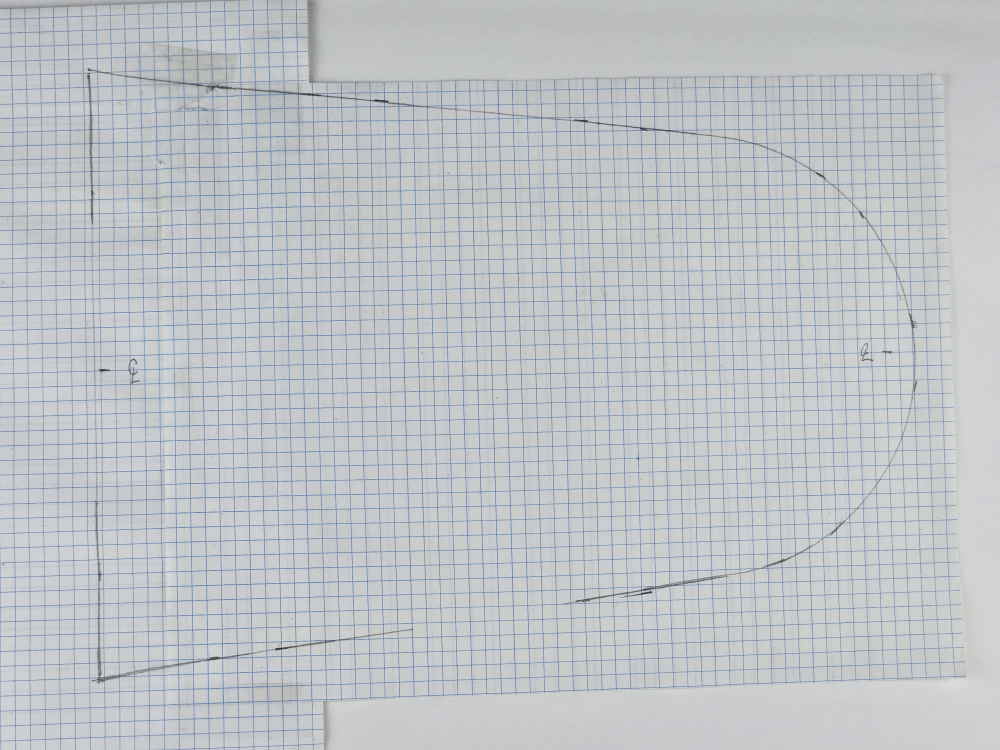
#> input picture Third Analysis/20260917_175649.jpg, 4000 x 3000 px (shown at 1/4 size)
$ python final_true_intersections.py
#> lines starting #> are read from the running program, lines starting #| are printed output that depends on the picture; after the words box and inside, x2 and y2 are one past the last pixel; in counts of white or black regions, pixels touching at a corner belong together
import csv
import numpy as np
import cv2
from PIL import Image, ImageDraw
from skimage.morphology import skeletonize

# 1) Rectify the original photo to a front-parallel paper plane.
orig = cv2.imread(r'20260917_175649.jpg')
#> orig is the input picture: shape (3000, 4000, 3); mean B, G, R 199.5, 195.5, 191.3
source = np.array([
    [150, 150],
    [3850, 180],
    [120, 2860],
    [3920, 2885],
], dtype=np.float32)
W, H = 1200, 900
dest = np.array([
    [0, 0],
    [W - 1, 0],
    [0, H - 1],
    [W - 1, H - 1],
], dtype=np.float32)
M = cv2.getPerspectiveTransform(source, dest)
rect = cv2.warpPerspective(orig, M, (W, H))

# 2) Build grid and path masks in rectified image.
B = rect[:, :, 0]
G = rect[:, :, 1]
R = rect[:, :, 2]
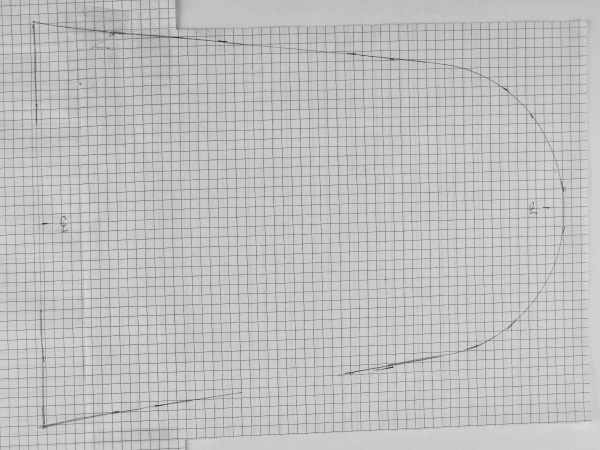
#> R: shape (900, 1200) (shown at 1/2 size); min 39, max 225, mean 190.9
blue = ((B > 100) & (G > 120) & (R < 200)).astype(np.uint8)
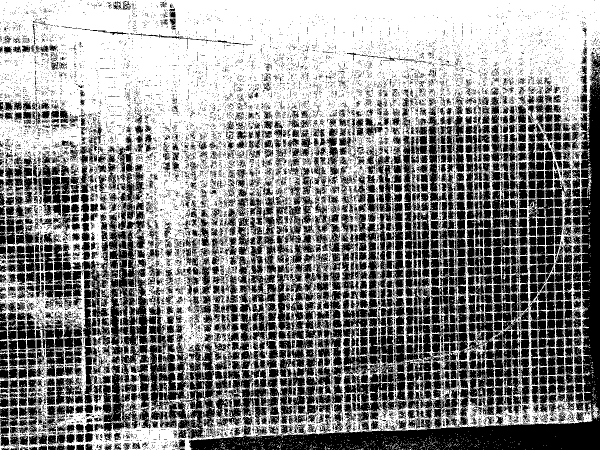
#> blue: shape (900, 1200) (shown at 1/2 size); values 0 (black) and 1 (white), 54.6% white; 13698 black regions (11987 under 20 px), largest, box (x1, y1, x2, y2) and area: (378, 105, 1200, 900) 53173, (274, 667, 444, 878) 12710, (201, 428, 312, 767) 11340
blue = cv2.morphologyEx(blue, cv2.MORPH_OPEN, np.ones((3, 3), np.uint8))
#> blue: shape (900, 1200); values 0 (black) and 1 (white), 37.4% white; 3129 white regions (1860 under 20 px), largest, box (x1, y1, x2, y2) and area: (0, 0, 1200, 577) 268540, (0, 233, 164, 323) 7479, (175, 839, 359, 900) 5413
blue = cv2.morphologyEx(blue, cv2.MORPH_CLOSE, np.ones((3, 3), np.uint8))
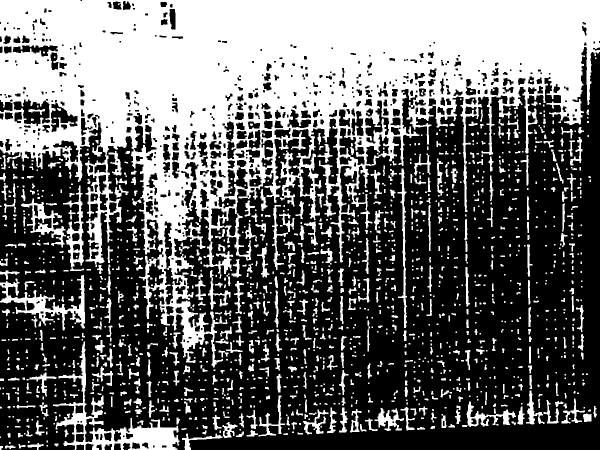
#> blue: shape (900, 1200) (shown at 1/2 size); values 0 (black) and 1 (white), 40% white; 1499 white regions (717 under 20 px), largest, box (x1, y1, x2, y2) and area: (0, 0, 1200, 735) 335899, (106, 683, 359, 900) 9948, (0, 550, 170, 661) 4615
path = ((R < 220) & (G < 220) & (B < 220)).astype(np.uint8)
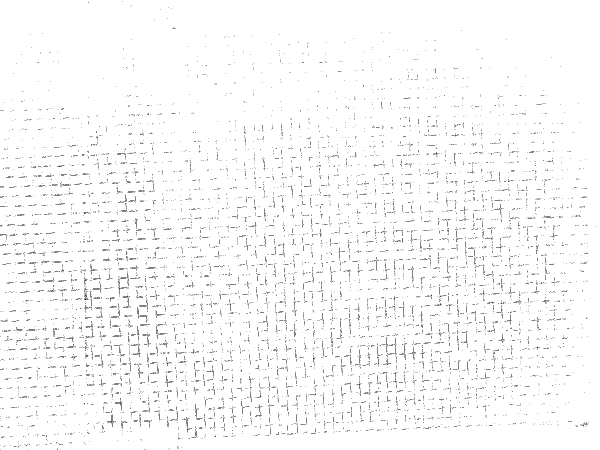
#> path: shape (900, 1200) (shown at 1/2 size); values 0 (black) and 1 (white), 97.7% white; black in thin lines or dots
path = cv2.bitwise_and(path, cv2.bitwise_not(blue))
#> path: shape (900, 1200); values 0 (black) and 1 (white), 58.1% white; 6611 black regions (5823 under 20 px), largest, box (x1, y1, x2, y2) and area: (0, 0, 1200, 736) 339351, (106, 683, 361, 900) 10114, (0, 550, 189, 661) 4848
path = cv2.morphologyEx(path, cv2.MORPH_OPEN, np.ones((3, 3), np.uint8))
#> path: shape (900, 1200); values 0 (black) and 1 (white), 56.8% white; 1608 black regions (1015 under 20 px), largest, box (x1, y1, x2, y2) and area: (0, 0, 1200, 900) 393437, (493, 787, 677, 873) 3571, (763, 336, 866, 656) 2975
path = cv2.morphologyEx(path, cv2.MORPH_CLOSE, np.ones((3, 3), np.uint8))
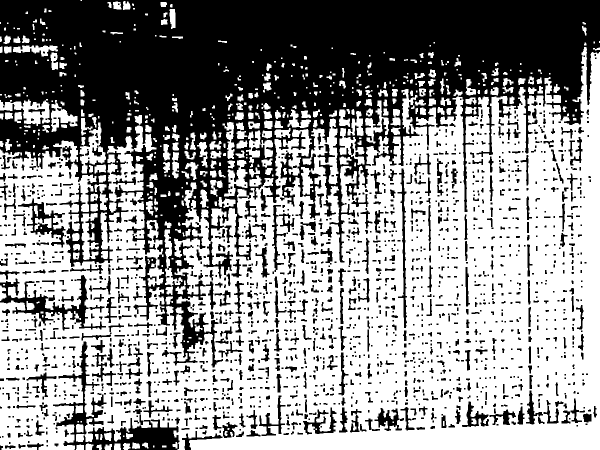
#> path: shape (900, 1200) (shown at 1/2 size); values 0 (black) and 1 (white), 58.3% white; 1904 black regions (922 under 20 px), largest, box (x1, y1, x2, y2) and area: (0, 0, 1200, 735) 338707, (106, 683, 359, 900) 10387, (0, 550, 212, 661) 5301

# 3) Detect grid lines using repeated peaks in the blue mask projections.
def strong_peaks(signal, min_val=18, gap=10):
#> called with signal = array of shape (1200,), min_val = 25, gap = 15
    peaks = []
    for i in range(1, len(signal) - 1):
        if signal[i] >= signal[i - 1] and signal[i] >= signal[i + 1] and signal[i] > min_val:
            if not peaks or abs(i - peaks[-1]) > gap:
                peaks.append(i)
#> after the loop, peaks = 63 values from 9 to 1195
    return peaks

x_lines = strong_peaks(blue.sum(axis=0), min_val=25, gap=15)
#> x_lines = 63 values from 9 to 1195
y_lines = strong_peaks(blue.sum(axis=1), min_val=25, gap=15)
#> y_lines = 51 values from 1 to 892
# keep only the lines most likely to be actual grid lines in the page interior
x_lines = sorted(set(x_lines))
y_lines = sorted(set(y_lines))

# 4) Skeletonize the path and form a graph from adjacent skeleton pixels.
sk = skeletonize(path > 0).astype(np.uint8)
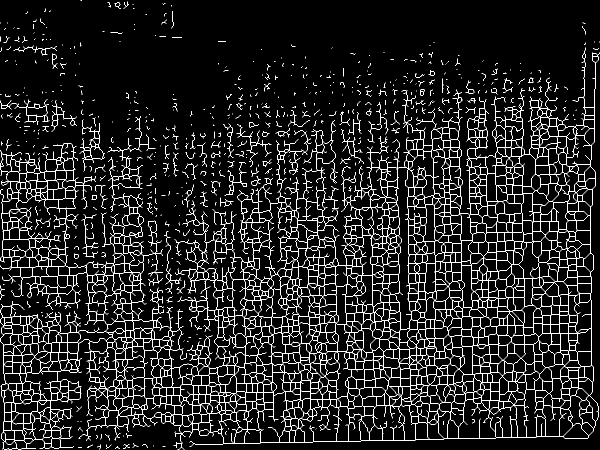
#> sk: shape (900, 1200) (shown at 1/2 size); values 0 (black) and 1 (white), 7.5% white in thin lines or dots
# Build set of all skeleton edges: adjacent pair of pixels
edges = set()
for y in range(sk.shape[0]):
    for x in range(sk.shape[1]):
        if not sk[y, x]:
            continue
        for dx, dy in [(-1,0),(1,0),(0,-1),(0,1),(-1,-1),(-1,1),(1,-1),(1,1)]:
            nx, ny = x + dx, y + dy
            if 0 <= nx < sk.shape[1] and 0 <= ny < sk.shape[0] and sk[ny, nx]:
                a = (x, y)
                b = (nx, ny)
                if a < b:
                    edges.add((a, b))
                else:
                    edges.add((b, a))

# 5) For each segment, detect whether it crosses a vertical or horizontal grid line.
#    Keep one crossing per line per segment, then dedupe by a tight tolerance.
true_points = []

for (x1, y1), (x2, y2) in edges:
    # Vertical line crossings.
    for xg in x_lines:
        x_min, x_max = sorted((float(x1), float(x2)))
        if not (x_min <= xg <= x_max):
            continue
        # If the segment is nearly vertical, it may be exactly on the line; skip those cases.
        if abs(x2 - x1) < 1e-6:
            continue
        y_cross = y1 + (xg - x1) * (y2 - y1) / (x2 - x1)
        # Accept only if crossing point is within the endpoint range of the segment.
        if min(y1, y2) - 1 <= y_cross <= max(y1, y2) + 1:
            true_points.append((xg, y_cross, 'V'))
    # Horizontal line crossings.
    for yg in y_lines:
        y_min, y_max = sorted((float(y1), float(y2)))
        if not (y_min <= yg <= y_max):
            continue
        if abs(y2 - y1) < 1e-6:
            continue
        x_cross = x1 + (yg - y1) * (x2 - x1) / (y2 - y1)
        if min(x1, x2) - 1 <= x_cross <= max(x1, x2) + 1:
            true_points.append((x_cross, yg, 'H'))

# 6) Deduplicate by a small proximity threshold in rectified image space.
clean = []
for p in true_points:
    x, y, kind = p
    if all(abs(x - q[0]) > 2 or abs(y - q[1]) > 2 for q in clean):
        clean.append((x, y, kind))

# 7) Convert rectified image coordinates to grid-unit coordinates.
#    Each grid line gets an integer index according to its order in the rectified plane.
#    One component is integer (line index), the other interpolated between neighboring lines.
#    We use the sorted grid-line positions to index them.

def grid_coord_from_line(line_positions, value):
    arr = np.asarray(line_positions, dtype=float)
    if len(arr) == 0:
        return 0.0
    # find nearest lower and upper lines
    lo = arr[arr <= value]
    hi = arr[arr >= value]
    if len(lo) == 0:
        return float(np.argmin(np.abs(arr - value)))
    if len(hi) == 0:
        return float(len(arr) - 1)
    lo_val = float(lo[-1])
    hi_val = float(hi[0])
    lo_idx = int(np.where(arr == lo_val)[0][0])
    hi_idx = int(np.where(arr == hi_val)[0][0])
    if hi_val == lo_val:
        return float(lo_idx)
    frac = (value - lo_val) / (hi_val - lo_val)
    return float(lo_idx) + frac

arr_x = np.array(x_lines, dtype=float)
#> arr_x = 63 values from 9 to 1195
arr_y = np.array(y_lines, dtype=float)
#> arr_y = 51 values from 1 to 892

final = []
for x, y, kind in clean:
    if kind == 'V':
        # x is on a vertical line; use x-grid index integer, y interpolated by nearby horizontal lines
        x_idx = int(np.argmin(np.abs(arr_x - x)))
        y_lo = arr_y[arr_y <= y]
        y_hi = arr_y[arr_y >= y]
        if len(y_lo) == 0 or len(y_hi) == 0:
            continue
        y0 = float(y_lo[-1])
        y1 = float(y_hi[0])
        if y1 == y0:
            y_grid = float(np.argmin(np.abs(arr_y - y)))
        else:
            y_grid = float(np.where(arr_y == y0)[0][0]) + (y - y0) / (y1 - y0)
        final.append((x_idx, y_grid))
    else:
        # y is on a horizontal line; use y-grid index integer, x interpolated by nearby vertical lines
        y_idx = int(np.argmin(np.abs(arr_y - y)))
        x_lo = arr_x[arr_x <= x]
        x_hi = arr_x[arr_x >= x]
        if len(x_lo) == 0 or len(x_hi) == 0:
            continue
        x0 = float(x_lo[-1])
        x1 = float(x_hi[0])
        if x1 == x0:
            x_grid = float(np.argmin(np.abs(arr_x - x)))
        else:
            x_grid = float(np.where(arr_x == x0)[0][0]) + (x - x0) / (x1 - x0)
        final.append((x_grid, y_idx))
#> this loop made 5058 passes
#> (x_idx, y_hi, y0, y1, y_grid) on passes 6, 12, 18, 22, 37, 44, 50, 61: (5, [876, 892], 857, 876, 48.84), (9, [876, 892], 857, 876, 48.79), (58, [748, 768, 786, 803, 822, 839, 857, 876, 892], 732, 748, 41.19), (9, [839, 857, 876, 892], 822, 839, 46.41), (13, [768, 786, 803, 822, 839, 857, 876, 892], 748, 768, 42.45), (36, [732, 748, 768, 786, 803, 822, 839, 857, 876, 892], 712, 732, 40.5), (32, [732, 748, 768, 786, 803, 822, 839, 857, 876, 892], 712, 732, 40.7), (61, [857, 876, 892], 839, 857, 47.39)
#> (y_idx, x_lo, x0, x1, x_grid) on passes 2, 10, 46, 52, 62, 63: (13, [9, 26], 26, 45, 1.53), (34, [9, 26, 45, 65, 84, 101, 118, 134, 159, 180, 201], 201, 217, 10.44), (30, [9, 26, 45, 65, 84, 101], 101, 118, 5.12), (50, [9, 26, 45, 65, 84, 101, 118, 134, 159, 180], 180, 201, 9.95), (27, [9, 26, 45, 65, 84, 101, 118, 134, 159, 180, 201, 217, 233], 233, 250, 12.35), (12, [9, 26, 45, 65, 84], 84, 101, 4.29)

# Deduplicate in grid-space.
final2 = []
for p in final:
    if all(abs(p[0] - q[0]) > 1e-3 or abs(p[1] - q[1]) > 1e-3 for q in final2):
        final2.append(p)
#> this loop made 5013 passes
#> p on passes 1 to 3: (44, 20), (1.53, 13), (40.12, 29)

# Write final CSV in the requested grid-unit format: one entry integer, the other interpolated.
with open(r'20260917_175649_true_intersections.csv', 'w', newline='') as f:
    writer = csv.writer(f)
    writer.writerow(['x', 'y'])
    for x, y in sorted(final2):
        # ensure exactly one component is integer-like.
        if abs(x - round(x)) < abs(y - round(y)):
            writer.writerow([int(round(x)), float(y)])
        else:
            writer.writerow([float(x), int(round(y))])
#> this loop made 5013 passes
#> (x, y) on passes 1 to 3: (0, 3.39), (0, 4.84), (0, 12.2)

# Also save an overlay in the rectified image with the cleaned points.
rect_img = Image.fromarray(cv2.cvtColor(rect, cv2.COLOR_BGR2RGB))
d = ImageDraw.Draw(rect_img)
for x, y in sorted(final2):
    # map back to pixel coordinates roughly using the line positions in the rectified plane.
    x_px = float(x) * 10.0
    y_px = float(y) * 10.0
    d.ellipse((x_px - 2, y_px - 2, x_px + 2, y_px + 2), fill=(255, 0, 0), outline=(255, 0, 0))
rect_img.save(r'20260917_175649_true_intersections_overlay.jpg')
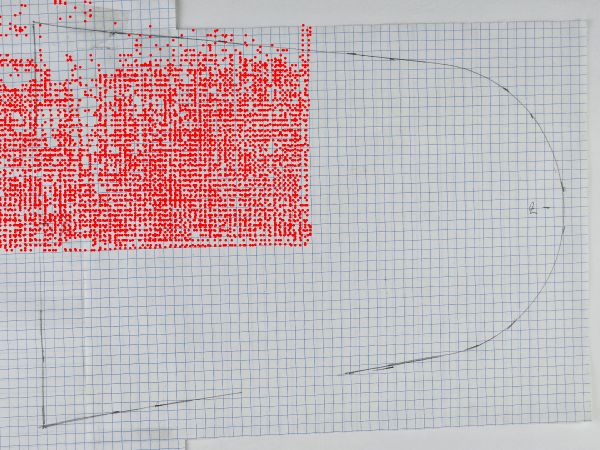
#> saved as 20260917_175649_true_intersections_overlay.jpg: PIL image 1200x900 RGB (shown at 1/2 size); mean R, G, B 196.5, 179.1, 182.9

print('x_lines', len(x_lines), 'y_lines', len(y_lines))
#| x_lines 63 y_lines 51
print('raw crossings', len(clean))
#| raw crossings 5058
print('final points', len(final2))
#| final points 5013
print('first 20', sorted(final2)[:20])
#> (printed output is left out)
print('output csv', r'20260917_175649_true_intersections.csv')
